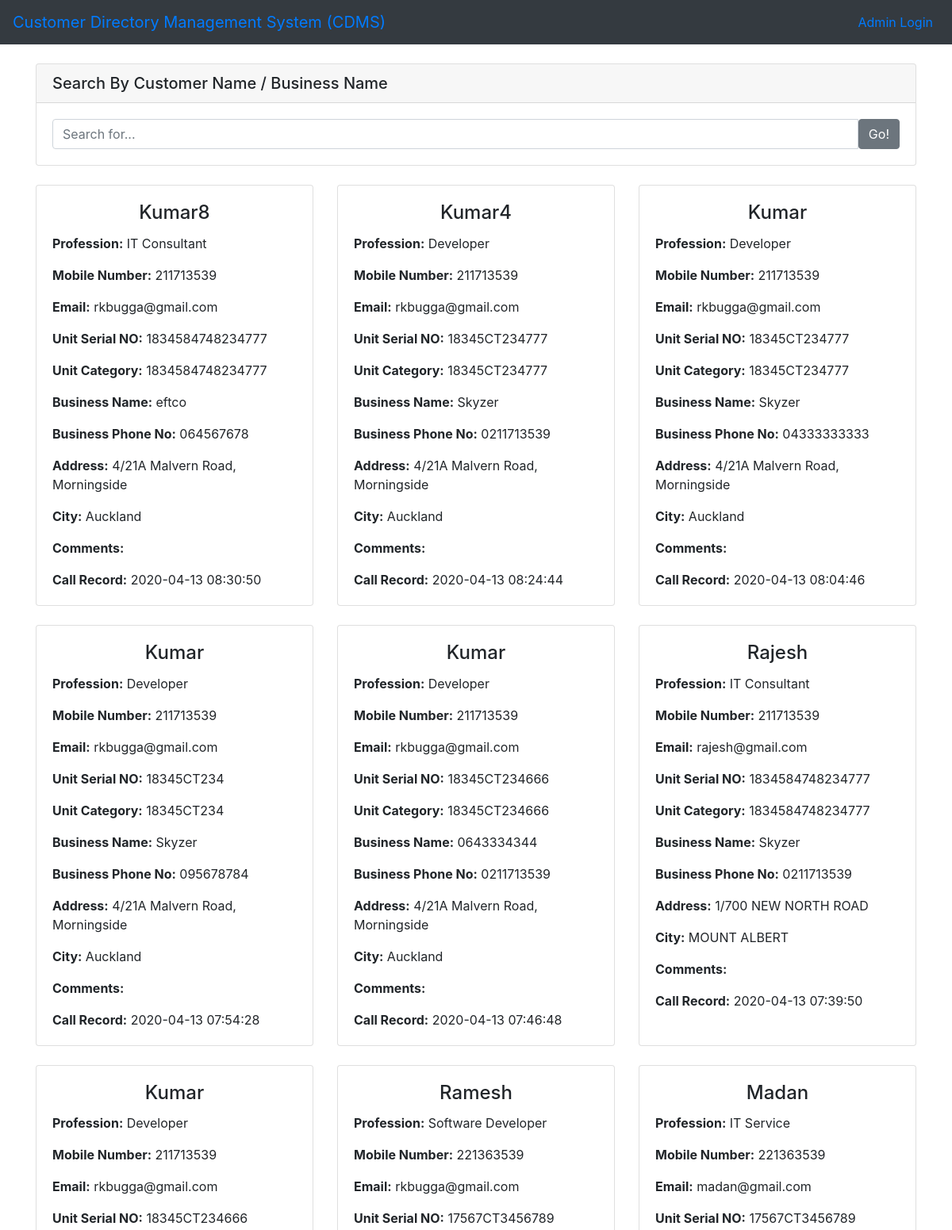
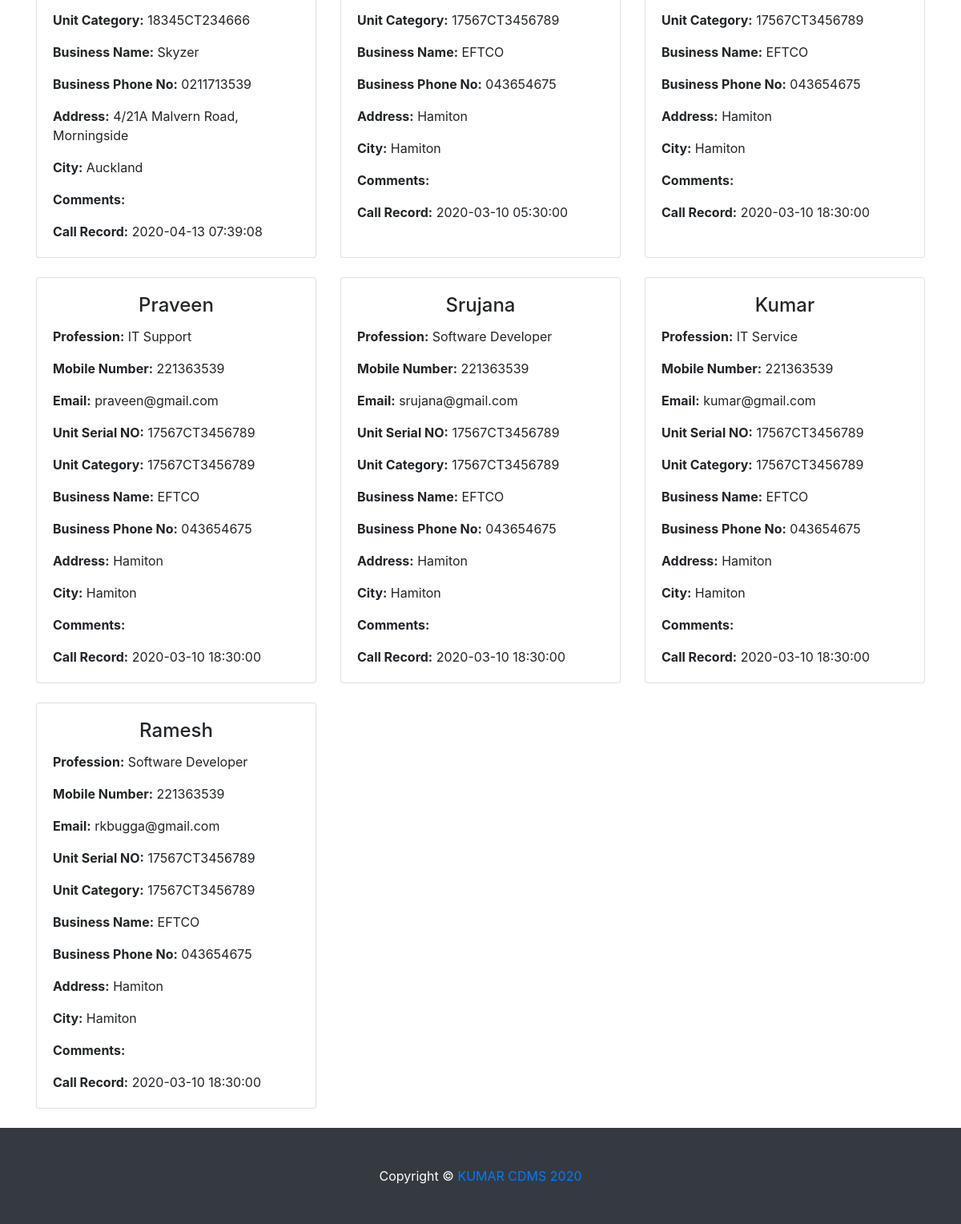
The page / on the database its author committed (2 pictures, top to bottom).
### tables this page shows
CREATE TABLE `tbldirectory` (
  `ID` int(10) NOT NULL,
  `FullName` varchar(120) DEFAULT NULL,
  `Profession` varchar(120) DEFAULT NULL,
  `Email` varchar(120) NOT NULL,
  `MobileNumber` bigint(11) DEFAULT NULL,
  `UnitSerialNo` varchar(120) DEFAULT NULL,
  `UnitCatagory` varchar(120) DEFAULT NULL,
  `Comments` varchar(255) DEFAULT NULL,
  `BusName` varchar(120) DEFAULT NULL,
  `BusPhNo` varchar(120) DEFAULT NULL,
  `Address` varchar(250) NOT NULL,
  `City` varchar(250) NOT NULL,
  `Status` varchar(120) NOT NULL,
  `CallRecorddate` timestamp NULL DEFAULT current_timestamp()
);

### index.php (the view, shortened to what this page needs)
<?php
include('admin/include/dbconnection.php');
?>
<!DOCTYPE html>
<html lang="en">
<head>
  <link href="vendor/bootstrap/css/bootstrap.min.css" rel="stylesheet">
  <link href="css/heroic-features.css" rel="stylesheet">
</head>
<body>
  <nav class="navbar navbar-expand-lg navbar-blue bg-dark fixed-top "
    <div class="container">
      <a class="navbar-brand" href="index.php"> Customer Directory Management System (CDMS)</a>
     <div class="collapse navbar-collapse" id="navbarResponsive">
        <ul class="navbar-nav ml-auto">
          <li class="nav-item active">
            <a class="nav-link" href="admin/">Admin Login
            </a>
          </li>
        </ul>
      </div>
  </nav>
  <div class="container">
<form name="search" method="post" action="searchdata.php">
       <div class="card my-4">
          <h5 class="card-header">Search By Customer Name / Business Name</h5>
          <div class="card-body">
            <div class="input-group">
              <input type="text" class="form-control" name="searchdata" placeholder="Search for..." required="true">
              <span class="input-group-btn">
                <button class="btn btn-secondary" type="submit">Go!</button>
              </span>
            </div>
          </div>
        </div>
</form>
    <div class="row text-left">
<?php
$ret=mysqli_query($con,"select * from tbldirectory where (FullName like '$sdata%'|| MobileNumber like '$sdata%')  order by id desc limit 20 ");
$num=mysqli_num_rows($ret);
if($num>0){
while ($row=mysqli_fetch_array($ret)) {
?>
      <div class="col-lg-4 col-md-6 mb-4">
        <div class="card h-100">
          <div class="card-body">
            <h4 class="card-title" align="center"><?php  echo $row['FullName'];?></h4>
             <p class="card-text"><b>Profession:</b> <?php  echo $row['Profession'];?></p>
            <p ><b>Mobile Number:</b> <?php  echo $row['MobileNumber'];?></p>
             <p class="card-text"><b>Email:</b> <?php  echo $row['Email'];?></p>
             <p class="card-text"><b>Unit Serial NO:</b> <?php  echo $row['UnitSerialNo'];?></p>
              <p class="card-text"><b>Unit Category:</b> <?php  echo $row['UnitSerialNo'];?></p>
               <p class="card-text"><b>Business Name:</b> <?php  echo $row['BusName'];?></p>
                <p class="card-text"><b>Business Phone No:</b> <?php  echo $row['BusPhNo'];?></p>
                <p class="card-text"><b>Address:</b> <?php  echo $row['Address'];?></p>
                 <p class="card-text"><b>City:</b> <?php  echo $row['City'];?></p>
                  <p class="card-text"><b>Comments:</b> <?php  echo $row['comments'];?></p>
                  <p class="card-text"><b>Call Record:</b> <?php  echo $row['CallRecorddate'];?></p>
          </div>
        </div>
      </div>
    <?php } }?>
    </div>
  </div>
  <footer class="py-5 bg-dark">
    <div class="container">
      <p class="m-0 text-center text-white">   <span>Copyright © <a href="https://kumar.com" target="_blank">KUMAR CDMS 2020</a></span></p>
    </div>
  </footer>
</body>
</html>

### css/heroic-features.css (style rules this page uses)
body { padding-top: 56px; }

### rows shown on the page
tbldirectory: FullName "Kumar8", Profession "IT Consultant", MobileNumber "211713539", Email "rkbugga@gmail.com", UnitSerialNo "1834584748234777", BusName "eftco", BusPhNo "064567678", Address "4/21A Malvern Road, Morningside", City "Auckland", CallRecorddate "2020-04-13 08:30:50"
tbldirectory: FullName "Kumar4", Profession "Developer", MobileNumber "211713539", Email "rkbugga@gmail.com", UnitSerialNo "18345CT234777", BusName "Skyzer", BusPhNo "0211713539", Address "4/21A Malvern Road, Morningside", City "Auckland", CallRecorddate "2020-04-13 08:24:44"
tbldirectory: FullName "Kumar", Profession "Developer", MobileNumber "211713539", Email "rkbugga@gmail.com", UnitSerialNo "18345CT234777", BusName "Skyzer", BusPhNo "04333333333", Address "4/21A Malvern Road, Morningside", City "Auckland", CallRecorddate "2020-04-13 08:04:46"
tbldirectory: FullName "Kumar", Profession "Developer", MobileNumber "211713539", Email "rkbugga@gmail.com", UnitSerialNo "18345CT234", BusName "Skyzer", BusPhNo "095678784", Address "4/21A Malvern Road, Morningside", City "Auckland", CallRecorddate "2020-04-13 07:54:28"
tbldirectory: FullName "Kumar", Profession "Developer", MobileNumber "211713539", Email "rkbugga@gmail.com", UnitSerialNo "18345CT234666", BusName "0643334344", BusPhNo "0211713539", Address "4/21A Malvern Road, Morningside", City "Auckland", CallRecorddate "2020-04-13 07:46:48"
tbldirectory: FullName "Rajesh", Profession "IT Consultant", MobileNumber "211713539", Email "rajesh@gmail.com", UnitSerialNo "1834584748234777", BusName "Skyzer", BusPhNo "0211713539", Address "1/700 NEW NORTH ROAD", City "MOUNT ALBERT", CallRecorddate "2020-04-13 07:39:50"
tbldirectory: FullName "Kumar", Profession "Developer", MobileNumber "211713539", Email "rkbugga@gmail.com", UnitSerialNo "18345CT234666", BusName "Skyzer", BusPhNo "0211713539", Address "4/21A Malvern Road, Morningside", City "Auckland", CallRecorddate "2020-04-13 07:39:08"
tbldirectory: FullName "Ramesh", Profession "Software Developer", MobileNumber "221363539", Email "rkbugga@gmail.com", UnitSerialNo "17567CT3456789", BusName "EFTCO", BusPhNo "043654675", Address "Hamiton", City "Hamiton", CallRecorddate "2020-03-10 05:30:00"
tbldirectory: FullName "Madan", Profession "IT Service", MobileNumber "221363539", Email "madan@gmail.com", UnitSerialNo "17567CT3456789", BusName "EFTCO", BusPhNo "043654675", Address "Hamiton", City "Hamiton", CallRecorddate "2020-03-10 18:30:00"
tbldirectory: FullName "Praveen", Profession "IT Support", MobileNumber "221363539", Email "praveen@gmail.com", UnitSerialNo "17567CT3456789", BusName "EFTCO", BusPhNo "043654675", Address "Hamiton", City "Hamiton", CallRecorddate "2020-03-10 18:30:00"
tbldirectory: FullName "Srujana", Profession "Software Developer", MobileNumber "221363539", Email "srujana@gmail.com", UnitSerialNo "17567CT3456789", BusName "EFTCO", BusPhNo "043654675", Address "Hamiton", City "Hamiton", CallRecorddate "2020-03-10 18:30:00"
tbldirectory: FullName "Kumar", Profession "IT Service", MobileNumber "221363539", Email "kumar@gmail.com", UnitSerialNo "17567CT3456789", BusName "EFTCO", BusPhNo "043654675", Address "Hamiton", City "Hamiton", CallRecorddate "2020-03-10 18:30:00"
tbldirectory: FullName "Ramesh", Profession "Software Developer", MobileNumber "221363539", Email "rkbugga@gmail.com", UnitSerialNo "17567CT3456789", BusName "EFTCO", BusPhNo "043654675", Address "Hamiton", City "Hamiton", CallRecorddate "2020-03-10 18:30:00"
